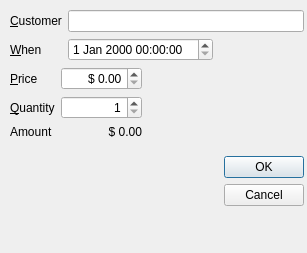
<?xml version="1.0" encoding="UTF-8"?>
<ui version="4.0">
 <class>Ticket_Order</class>
 <widget class="QDialog" name="Ticket_Order">
  <property name="windowModality">
   <enum>Qt::WindowModal</enum>
  </property>
  <property name="geometry">
   <rect>
    <x>0</x>
    <y>0</y>
    <width>307</width>
    <height>253</height>
   </rect>
  </property>
  <property name="windowTitle">
   <string>Ticket Order</string>
  </property>
  <widget class="QWidget" name="layoutWidget">
   <property name="geometry">
    <rect>
     <x>10</x>
     <y>10</y>
     <width>294</width>
     <height>229</height>
    </rect>
   </property>
   <layout class="QGridLayout" name="gridLayout_3">
    <item row="0" column="0" colspan="3">
     <layout class="QGridLayout" name="gridLayout_2">
      <item row="1" column="0">
       <widget class="QLabel" name="label_2">
        <property name="text">
         <string>&amp;When</string>
        </property>
        <property name="buddy">
         <cstring>when</cstring>
        </property>
       </widget>
      </item>
      <item row="1" column="2">
       <spacer name="horizontalSpacer_2">
        <property name="orientation">
         <enum>Qt::Horizontal</enum>
        </property>
        <property name="sizeHint" stdset="0">
         <size>
          <width>40</width>
          <height>20</height>
         </size>
        </property>
       </spacer>
      </item>
      <item row="1" column="1">
       <widget class="QDateTimeEdit" name="when"/>
      </item>
      <item row="0" column="0">
       <widget class="QLabel" name="label">
        <property name="text">
         <string>&amp;Customer</string>
        </property>
        <property name="buddy">
         <cstring>customer</cstring>
        </property>
       </widget>
      </item>
      <item row="0" column="1" colspan="2">
       <widget class="QLineEdit" name="customer"/>
      </item>
     </layout>
    </item>
    <item row="1" column="0" rowspan="2">
     <layout class="QGridLayout" name="gridLayout">
      <item row="0" column="0">
       <widget class="QLabel" name="label_3">
        <property name="text">
         <string>&amp;Price</string>
        </property>
        <property name="buddy">
         <cstring>price</cstring>
        </property>
       </widget>
      </item>
      <item row="0" column="1">
       <widget class="QDoubleSpinBox" name="price">
        <property name="alignment">
         <set>Qt::AlignRight|Qt::AlignTrailing|Qt::AlignVCenter</set>
        </property>
        <property name="prefix">
         <string>$ </string>
        </property>
        <property name="maximum">
         <double>5000.000000000000000</double>
        </property>
        <property name="singleStep">
         <double>1.000000000000000</double>
        </property>
       </widget>
      </item>
      <item row="1" column="0">
       <widget class="QLabel" name="label_4">
        <property name="text">
         <string>&amp;Quantity</string>
        </property>
        <property name="buddy">
         <cstring>quantity</cstring>
        </property>
       </widget>
      </item>
      <item row="1" column="1">
       <widget class="QSpinBox" name="quantity">
        <property name="alignment">
         <set>Qt::AlignRight|Qt::AlignTrailing|Qt::AlignVCenter</set>
        </property>
        <property name="minimum">
         <number>1</number>
        </property>
        <property name="maximum">
         <number>50</number>
        </property>
       </widget>
      </item>
      <item row="2" column="0">
       <widget class="QLabel" name="label_5">
        <property name="text">
         <string>Amount</string>
        </property>
       </widget>
      </item>
      <item row="2" column="1">
       <widget class="QLabel" name="amount">
        <property name="text">
         <string>$ 0.00</string>
        </property>
        <property name="alignment">
         <set>Qt::AlignRight|Qt::AlignTrailing|Qt::AlignVCenter</set>
        </property>
       </widget>
      </item>
      <item row="3" column="1">
       <spacer name="verticalSpacer_2">
        <property name="orientation">
         <enum>Qt::Vertical</enum>
        </property>
        <property name="sizeHint" stdset="0">
         <size>
          <width>20</width>
          <height>40</height>
         </size>
        </property>
       </spacer>
      </item>
     </layout>
    </item>
    <item row="1" column="2">
     <spacer name="verticalSpacer">
      <property name="orientation">
       <enum>Qt::Vertical</enum>
      </property>
      <property name="sizeHint" stdset="0">
       <size>
        <width>20</width>
        <height>40</height>
       </size>
      </property>
     </spacer>
    </item>
    <item row="2" column="1">
     <spacer name="horizontalSpacer">
      <property name="orientation">
       <enum>Qt::Horizontal</enum>
      </property>
      <property name="sizeHint" stdset="0">
       <size>
        <width>18</width>
        <height>20</height>
       </size>
      </property>
     </spacer>
    </item>
    <item row="2" column="2">
     <widget class="QDialogButtonBox" name="buttonBox">
      <property name="orientation">
       <enum>Qt::Vertical</enum>
      </property>
      <property name="standardButtons">
       <set>QDialogButtonBox::Cancel|QDialogButtonBox::Ok</set>
      </property>
     </widget>
    </item>
   </layout>
  </widget>
 </widget>
 <tabstops>
  <tabstop>customer</tabstop>
  <tabstop>when</tabstop>
  <tabstop>price</tabstop>
  <tabstop>quantity</tabstop>
  <tabstop>buttonBox</tabstop>
 </tabstops>
 <resources/>
 <connections>
  <connection>
   <sender>buttonBox</sender>
   <signal>accepted()</signal>
   <receiver>Ticket_Order</receiver>
   <slot>accept()</slot>
   <hints>
    <hint type="sourcelabel">
     <x>248</x>
     <y>254</y>
    </hint>
    <hint type="destinationlabel">
     <x>157</x>
     <y>274</y>
    </hint>
   </hints>
  </connection>
  <connection>
   <sender>buttonBox</sender>
   <signal>rejected()</signal>
   <receiver>Ticket_Order</receiver>
   <slot>reject()</slot>
   <hints>
    <hint type="sourcelabel">
     <x>316</x>
     <y>260</y>
    </hint>
    <hint type="destinationlabel">
     <x>286</x>
     <y>274</y>
    </hint>
   </hints>
  </connection>
 </connections>
</ui>
